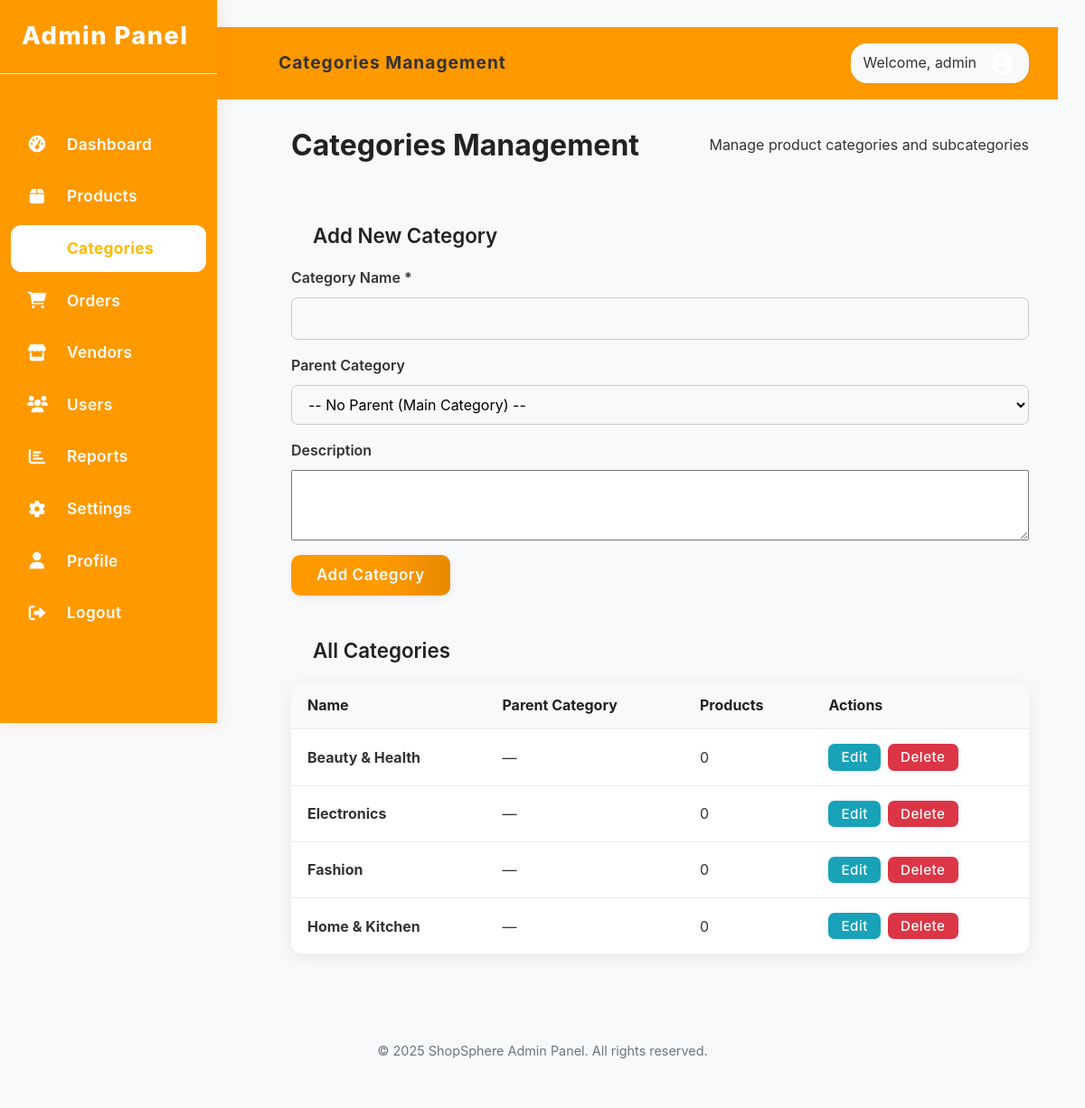
The page /admin/admin-categories.php (signed in) on the database its author committed.
### tables this page shows
CREATE TABLE categories (
    id INT AUTO_INCREMENT PRIMARY KEY,
    name VARCHAR(50) NOT NULL,
    slug VARCHAR(60) NOT NULL UNIQUE,
    description TEXT,
    image VARCHAR(255),
    parent_id INT DEFAULT NULL,
    created_at TIMESTAMP DEFAULT CURRENT_TIMESTAMP,
    updated_at TIMESTAMP DEFAULT CURRENT_TIMESTAMP ON UPDATE CURRENT_TIMESTAMP,
    FOREIGN KEY (parent_id) REFERENCES categories(id) ON DELETE SET NULL
);

### admin/admin-categories.php (the view, shortened to what this page needs)
<link rel="stylesheet" href="../assets/css/pages/admin-users.css">
<?php
$database = new Database();
$db = $database->getConnection();
$query = "SELECT c1.*, c2.name as parent_name
          FROM categories c1
          LEFT JOIN categories c2 ON c1.parent_id = c2.id
          ORDER BY c1.parent_id, c1.name";
$stmt = $db->prepare($query);
$stmt->execute();
$categories = $stmt->fetchAll(PDO::FETCH_ASSOC);
$editing_category = null;
include_once '../includes/admin-header.php';
?>
<div class="admin-users-container">
    <div class="admin-users-header">
        <h1>Categories Management</h1>
        <p>Manage product categories and subcategories</p>
    </div>
    <div class="dashboard-content">
        <div class="dashboard-column">
            <div class="card">
                <div class="card-header">
                    <h2><?php echo $editing_category ? 'Edit Category' : 'Add New Category'; ?></h2>
                </div>
                <div class="card-body">
                    <form method="POST">
                        <div class="form-group">
                            <label for="name">Category Name *</label>
                            <input type="text" id="name" name="name" required
                                   value="<?php echo $editing_category ? htmlspecialchars($editing_category['name']) : ''; ?>">
                        </div>
                        <div class="form-group">
                            <label for="parent_id">Parent Category</label>
                            <select id="parent_id" name="parent_id">
                                <option value="">-- No Parent (Main Category) --</option>
                            </select>
                        </div>
                        <div class="form-group">
                            <label for="description">Description</label>
                            <textarea id="description" name="description" rows="3"><?php echo $editing_category ? htmlspecialchars($editing_category['description']) : ''; ?></textarea>
                        </div>
                        <button type="submit" class="btn btn-primary">
                            <?php echo $editing_category ? 'Update Category' : 'Add Category'; ?>
                        </button>
                    </form>
                </div>
            </div>
        </div>
        <div class="dashboard-column">
            <div class="card">
                <div class="card-header">
                    <h2>All Categories</h2>
                </div>
                <div class="card-body">
                    <?php if (!empty($categories)): ?>
                        <table class="users-table">
                            <thead>
                                <tr>
                                    <th>Name</th>
                                    <th>Parent Category</th>
                                    <th>Products</th>
                                    <th>Actions</th>
                                </tr>
                            </thead>
                            <tbody>
                                <?php foreach ($categories as $category):
                                    $query = "SELECT COUNT(*) as product_count FROM products WHERE category_id = :category_id";
                                    $stmt = $db->prepare($query);
                                    $stmt->bindParam(':category_id', $category['id']);
                                    $stmt->execute();
                                    $product_count = $stmt->fetch(PDO::FETCH_ASSOC)['product_count'];
                                ?>
                                    <tr>
                                        <td>
                                            <strong><?php echo htmlspecialchars($category['name']); ?></strong>
                                        </td>
                                        <td><?php echo $category['parent_name'] ? htmlspecialchars($category['parent_name']) : '—'; ?></td>
                                        <td><?php echo $product_count; ?></td>
                                        <td>
                                            <div class="action-buttons">
                                                <a href="admin-categories.php?action=edit&id=<?php echo $category['id']; ?>" class="btn btn-edit">Edit</a>
                                                <a href="admin-categories.php?action=delete&id=<?php echo $category['id']; ?>" class="btn btn-delete" onclick="return confirm('Are you sure you want to delete this category?')">Delete</a>
                                            </div>
                                        </td>
                                    </tr>
                                <?php endforeach; ?>
                            </tbody>
                        </table>
                    <?php else: ?>
                        <p class="text-center">No categories found.</p>
                    <?php endif; ?>
                </div>
            </div>
        </div>
    </div>
</div>
<?php
include_once '../includes/admin-footer.php';
?>

### assets/css/pages/admin-users.css (style rules this page uses)
.admin-users-container { padding: 32px; margin-left: 260px; max-width: 1400px; overflow: visible; }
.admin-users-header { display: flex; justify-content: space-between; align-items: center; margin-bottom: 32px; }
.admin-users-header h1 { font-size: 2rem; color: #222; font-weight: 700; }
.users-table { width: 100%; border-collapse: separate; border-spacing: 0; background: #fff; box-shadow: 0 4px 20px rgba(0,0,0,0.07); border-radius: 12px; font-size: 1rem; overflow: visible; max-width: 100%; }
.users-table th, .users-table td { padding: 16px 18px; text-align: left; border-bottom: 1px solid #e9ecef; }
.users-table th { background: var(--gray-100, #f8f9fa); color: #222; font-weight: 700; }
.users-table tr:last-child td { border-bottom: none; }
.action-buttons { display: flex; gap: 10px; }
.action-buttons .btn { padding: 7px 14px; font-size: 0.95rem; border-radius: 7px; font-weight: 500; border: none; cursor: pointer; transition: background 0.2s; }
.action-buttons .btn-edit { background: var(--info, #17a2b8); color: #fff; }
.action-buttons .btn-delete { background: var(--danger, #dc3545); color: #fff; }

### assets/css/style.css (style rules this page uses)
* { margin: 0; padding: 0; box-sizing: border-box; }
body { font-family: 'MTN Brighter Sans', -apple-system, BlinkMacSystemFont, "Segoe UI", Roboto, Helvetica, Arial, sans-serif; line-height: 1.6; color: #333; background-color: #f8f9fa; }

### assets/css/pages/admin-dashboard.css (style rules this page uses)
.dashboard-content { display: grid; grid-template-columns: 1fr 1fr; gap: 28px; }
.dashboard-column { display: flex; flex-direction: column; gap: 28px; }
.card { background: var(--white); border-radius: var(--border-radius); box-shadow: var(--box-shadow); overflow: visible; transition: var(--transition); height: fit-content; }
.card-header { padding: 20px 24px; border-bottom: 1px solid var(--gray-200); display: flex; justify-content: space-between; align-items: flex-start; background: var(--white); }
.card-header h2 { margin: 0; font-size: 1.4rem; color: #222; font-weight: 600; }
.card-body { padding: 0; }
.btn { display: inline-flex; align-items: center; justify-content: center; padding: 8px 16px; border-radius: 8px; text-decoration: none; font-weight: 500; font-size: 0.9rem; cursor: pointer; transition: var(--transition); border: none; gap: 6px; }
.btn-primary { background: var(--primary); color: var(--white); }
.action-buttons { display: flex; gap: 8px; }
@media (max-width: 1200px) { .dashboard-content { grid-template-columns: 1fr; } }

### assets/css/pages/admin-login.css (style rules this page uses)
.form-group { position: relative; }
.btn { display: inline-block; padding: 14px 28px; background: linear-gradient(90deg, var(--primary-color) 60%, var(--primary-dark) 100%); color: #fff; border: none; border-radius: 10px; font-size: 17px; font-weight: 600; cursor: pointer; transition: background 0.3s, box-shadow 0.3s, transform 0.2s; text-align: center; box-shadow: 0 2px 8px rgba(124,58,237,0.08); letter-spacing: 0.5px; }

### assets/css/pages/admin-settings.css (style rules this page uses)
.form-group { display: flex; flex-direction: column; gap: 8px; }
.form-group label { font-weight: 600; color: #333; }
.form-group input, .form-group select { padding: 10px 14px; border-radius: 7px; border: 1px solid #ccc; font-size: 1rem; background: #f8f9fa; }
.btn-primary { background: var(--primary, #007bff); color: #fff; border: none; border-radius: 7px; padding: 12px 24px; font-weight: 600; cursor: pointer; font-size: 1.1rem; transition: background 0.2s; }

### assets/css/base/typography.css (style rules this page uses)
body { font-family: 'Segoe UI', Tahoma, Geneva, Verdana, sans-serif; font-size: 16px; line-height: 1.6; color: var(--text-primary); }
h1, h2, h3, h4, h5, h6 { font-weight: 600; line-height: 1.2; margin-bottom: var(--spacing-md); color: var(--text-primary); }
h1 { font-size: var(--font-size-xxl); }
h2 { font-size: var(--font-size-xl); }
p { margin-bottom: var(--spacing-md); }
a { color: var(--primary-color); transition: color var(--transition-fast); }

### assets/css/components/buttons.css (style rules this page uses)
.btn { display: inline-flex; align-items: center; justify-content: center; gap: var(--spacing-sm); padding: 12px 24px; background-color: var(--primary-color); color: var(--text-white); border: none; border-radius: var(--border-radius); font-weight: 500; text-decoration: none; cursor: pointer; transition: all var(--transition-normal); font-size: var(--font-size-md); line-height: 1; }

### assets/css/components/forms.css (style rules this page uses)
.form-group { margin-bottom: var(--spacing-lg); }

### rows shown on the page
categories: name "Beauty & Health", product_count "0"
categories: name "Electronics", product_count "0"
categories: name "Fashion", product_count "0"
categories: name "Home & Kitchen", product_count "0"

### other values the page prints
$page_title "Categories Management"
$_SESSION['username'] "admin"
